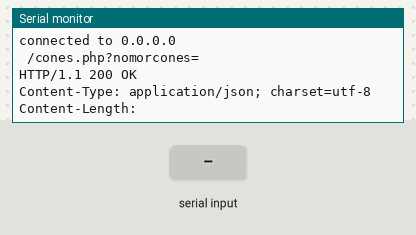
The sketch below on a simulated Arduino Uno, built with avr-gcc and run on an emulated ATmega328P. Parts: the last lines printed to the serial monitor. The test bench sets the inputs (shaded band). WiFi joins after 1.5 s; servers stay silent unless stated; uploads are accepted with an empty reply.

Above: at 3.0 s.
3.1 s: "<1>" received over the second serial link
At 4.3 s:
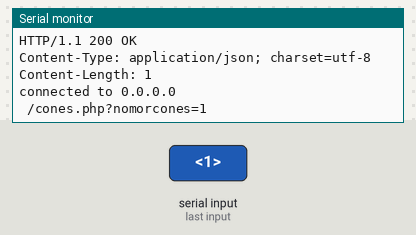
4.6 s: "<2>" received over the second serial link
At 4.81 s:
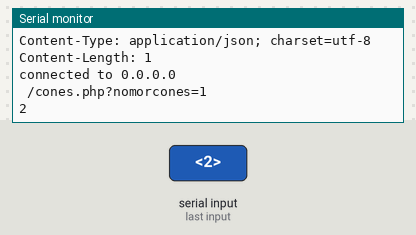

Measured:
- after the input at 3.1 s, the serial monitor: prints a new line after 0.09 s (image 1)
- after the input at 4.6 s, the serial monitor: prints a new line after 0.06 s (image 2)

The sketch:

radio_ethernet_cones.ino
```cpp
/*
  Web client
 This sketch connects to a website (http://www.google.com)
 using an Arduino Wiznet Ethernet shield.
 Circuit:
 * Ethernet shield attached to pins 10, 11, 12, 13
 created 18 Dec 2009
 by David A. Mellis
 modified 9 Apr 2012
 by Tom Igoe, based on work by Adrian McEwen
 */

#include <SPI.h>
#include <Ethernet.h>
#include <SoftwareSerial.h>

SoftwareSerial HC12(2, 3); // HC-12 TX Pin, HC-12 RX Pin
String getValue(String data, char separator, int index)
{
  int found = 0;
  int strIndex[] = {0, -1};
  int maxIndex = data.length()-1;

  for(int i=0; i<=maxIndex && found<=index; i++){
    if(data.charAt(i)==separator || i==maxIndex){
        found++;
        strIndex[0] = strIndex[1]+1;
        strIndex[1] = (i == maxIndex) ? i+1 : i;
    }
  }

  return found>index ? data.substring(strIndex[0], strIndex[1]) : "";
}

// Enter a MAC address for your controller below.
// Newer Ethernet shields have a MAC address printed on a sticker on the shield
byte mac[] = { 0xDE, 0xAD, 0xBE, 0xEF, 0xFE, 0xEE };

// if you don't want to use DNS (and reduce your sketch size)
// use the numeric IP instead of the name for the server:
//IPAddress server(74,125,232,128);  // numeric IP for Google (no DNS)
char server[] = "www.korlantas.id";    // name address for Google (using DNS)
const char* php = " /cones.php";
const int port   = 80;

//String mood = "najib_ganteng";
//String motor = "m_01";
//String idmotor = "100076";
//String lihatkanan = "1";
//String lihatkiri = "1";
//String prox = "1";
//String track = "3";
//String tegangan1 = "11.0";
//String tegangan2 = "11.0";
//String getValue(String data, char separator, int index)
//{
//  int found = 0;
//  int strIndex[] = {0, -1};
//  int maxIndex = data.length()-1;
//
//  for(int i=0; i<=maxIndex && found<=index; i++){
//    if(data.charAt(i)==separator || i==maxIndex){
//        found++;
//        strIndex[0] = strIndex[1]+1;
//        strIndex[1] = (i == maxIndex) ? i+1 : i;
//    }
//  }
//
//  return found>index ? data.substring(strIndex[0], strIndex[1]) : "";
//}
String filterrepeater,nomcones;
String nocones;
String statuss;
String tegangan;
String datacones;
String respon,respon1,respon2,respon3,respon4,respon5,finish,belok,s,sub;
int panjang,panjang1,panjang2,panjang3,panjang4,panjang5;
bool m1,m2,m3,m4,mm1,mm2,mm3,mm4,m5,rc,bkanan,bkiri;
char cc[2];

// Set the static IP address to use if the DHCP fails to assign
IPAddress ip(192, 168, 0, 177);
IPAddress myDns(192, 168, 0, 1);

// Initialize the Ethernet client library
// with the IP address and port of the server
// that you want to connect to (port 80 is default for HTTP):
EthernetClient client;

// Variables to measure the speed
unsigned long beginMicros, endMicros;
unsigned long byteCount = 0;
bool printWebData = true;  // set to false for better speed measurement

void setup() {
  // You can use Ethernet.init(pin) to configure the CS pin
  //Ethernet.init(10);  // Most Arduino shields
  //Ethernet.init(5);   // MKR ETH shield
  //Ethernet.init(0);   // Teensy 2.0
  //Ethernet.init(20);  // Teensy++ 2.0
  //Ethernet.init(15);  // ESP8266 with Adafruit Featherwing Ethernet
  //Ethernet.init(33);  // ESP32 with Adafruit Featherwing Ethernet

  // Open serial communications and wait for port to open:
  Serial.begin(9600);
  HC12.begin(9600);
  while (!Serial) {
    ; // wait for serial port to connect. Needed for native USB port only
  }

  // start the Ethernet connection:
  Serial.println("Initialize Ethernet with DHCP:");
  if (Ethernet.begin(mac) == 0) {
    Serial.println("Failed to configure Ethernet using DHCP");
    // Check for Ethernet hardware present
    if (Ethernet.hardwareStatus() == EthernetNoHardware) {
      Serial.println("Ethernet shield was not found.  Sorry, can't run without hardware. :(");
      while (true) {
        delay(1); // do nothing, no point running without Ethernet hardware
      }
    }
    if (Ethernet.linkStatus() == LinkOFF) {
      Serial.println("Ethernet cable is not connected.");
    }
    // try to congifure using IP address instead of DHCP:
    Ethernet.begin(mac, ip, myDns);
  } else {
    Serial.print("  DHCP assigned IP ");
    Serial.println(Ethernet.localIP());
  }
  // give the Ethernet shield a second to initialize:
  delay(100);
  Serial.print("connecting to ");
  Serial.print(server);
  Serial.println("...");

  // if you get a connection, report back via serial:
  if (client.connect(server, 80)) {
    Serial.print("connected to ");
    Serial.println(client.remoteIP());
    // Make a HTTP request:
  String url;
  url += php;
//
   //motor
//  url += "?motor=";
//  url += motor;
//  url += "&idmotor=";
//  url += idmotor;
//  url += "&lihatkanan=";
//  url += lihatkanan;
//  url += "&lihatkiri=";
//  url += lihatkiri;
//  url += "&prox=";
//  url += prox;
//  url += "&track=";
//  url += track;
//  url += "&tegangan1=";
//  url += tegangan1;
//  url += "&tegangan2=";
//  url += tegangan2;

  //cones
  url += "?nomorcones=";
  url += nocones;
//  url += "&status=";
//  url += statuss;
//  url += "&tegangan=";
//  url += tegangan;

  client.print("GET"); // /chiller.php?mood=najib_ganteng
  client.print(url);
  client.println(" HTTP/1.1");
  client.println("Host: korlantas.id");
  client.println("Connection: close");
  client.println();
  Serial.println(url);
  } else {
    // if you didn't get a connection to the server:
    Serial.println("connection failed");
  }
  beginMicros = micros();
}

void loop() {
  // if there are incoming bytes available
  // from the server, read them and print them:
  int len = client.available();
  if (len > 0) {
    byte buffer[80];
    if (len > 80) len = 80;
    client.read(buffer, len);
    if (printWebData) {
      Serial.write(buffer, len); // show in the serial monitor (slows some boards)
    }
    byteCount = byteCount + len;
  }
    while (true) {
        while (HC12.available())
    {
      char cone = HC12.read();
      datacones += cone;
    }
    int indexxx = datacones.indexOf('<');
    int respon = datacones.indexOf('>',indexxx+1);
    String datanya = datacones.substring(indexxx + 1, respon);
    if (datacones.startsWith("<"))
    {
      Serial.println(datanya);
      if (datanya.startsWith("1") || datanya.startsWith("2") || datanya.startsWith("3") || datanya.startsWith("4") || datanya.startsWith("5") || datanya.startsWith("6") || datanya.startsWith("7") || datanya.startsWith("8") || datanya.startsWith("9"))
      {
      if (client.connect(server, 80))
      {
       Serial.print("connected to ");
       Serial.println(client.remoteIP());
    // Make a HTTP request:
       String url;
       url += php;
       url += "?nomorcones=";
       url += datanya;

       client.print("GET"); // /chiller.php?mood=najib_ganteng
       client.print(url);
       client.println(" HTTP/1.1");
       client.println("Host: korlantas.id");
       client.println("Connection: close");
       client.println();
       Serial.println(url);
        }
    }
    }
    if (datanya.startsWith("R"))
    {
      String data1 = getValue(datanya,'~',1);
      String data2 = getValue(datanya,'~',2);
      String data3 = getValue(datanya,'~',3);
      String data4 = getValue(datanya,'~',4);
      String data5 = getValue(datanya,'~',5);
      //start
      if (nomcones == "1" || nomcones == "9" || nomcones == "21" || nomcones == "34" || nomcones == "52")
      {
        filterrepeater = data1 + "~" + data2 + "~" + data3 + "~" + data4 + "~" + data5;
      }
      //finish
      else if(nomcones == "8" || nomcones == "20" || nomcones == "33" || nomcones == "49" || nomcones == "51" || nomcones == "69")
      {
        filterrepeater = data1 + "~" + data2 + "~" + data3 + "~" + data4;
      }
      //biasa
      else
      {
        filterrepeater = data1 + "~" + data2 + "~" + data3;
      }
      Serial.print("Filter repeater = ");
      Serial.println(filterrepeater);
       if (client.connect(server, 80))
      {
       Serial.print("connected to ");
       Serial.println(client.remoteIP());
    // Make a HTTP request:
       String url;
       url += php;
       url += "?nomorcones=";
       url += filterrepeater;

       client.print("GET"); // /chiller.php?mood=najib_ganteng
       client.print(url);
       client.println(" HTTP/1.1");
       client.println("Host: korlantas.id");
       client.println("Connection: close");
       client.println();
       Serial.println(url);
        }
    }
    datacones = "";
    datanya = "";
    delay(100);
     if (!client.connected()) {
    endMicros = micros();
    Serial.println();
    Serial.println("disconnecting.");
    client.stop();
    Serial.print("Received ");
    Serial.print(byteCount);
    Serial.print(" bytes in ");
    float seconds = (float)(endMicros - beginMicros) / 1000000.0;
    Serial.print(seconds, 4);
    float rate = (float)byteCount / seconds / 1000.0;
    Serial.print(", rate = ");
    Serial.print(rate);
    Serial.print(" kbytes/second");
    Serial.println();
  }
  }
}
```
